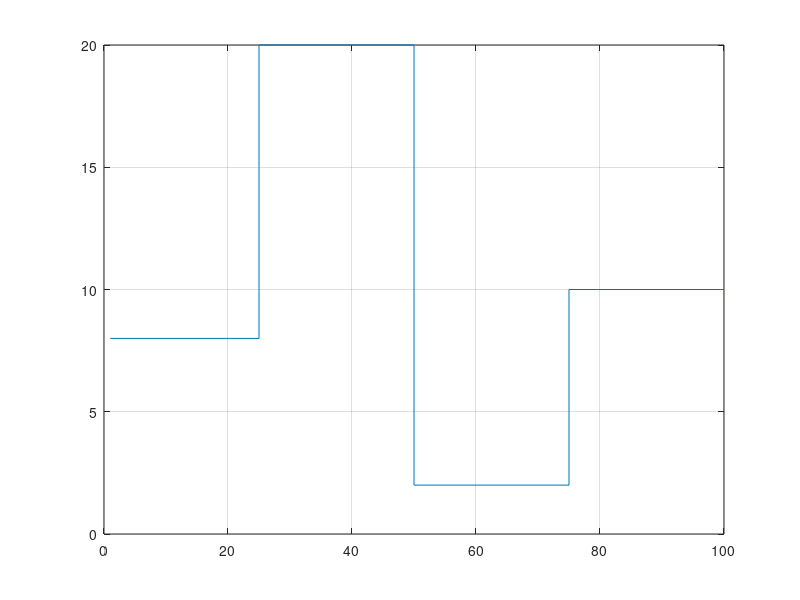

The MATLAB source for this figure: (Note: this script raises an error after producing the figure.)
%%%%%%%%%%%%%%%%%%%%%%%%%%%%%%%%%%%%%%%%%%%%%%%%%%%%%%%%%%%%%%%%%%
%
% Name: multiple_step_increasing_neurons
% 
% Objective:
%
% Input/Output Parameters:
%
% Obs: This matlab routine will generate random data with multiple-step
% distribution and subsequently train a Self-Organizing Map 
% and generate plots of SOM outputs vs increasing neurons
%
% V1.0 - Moreira Bastos, Jun 2021
%%%%%%%%%%%%%%%%%%%%%%%%%%%%%%%%%%%%%%%%%%%%%%%%%%%%%%%%%%%%%%%%%

    % Initialize all variables %
z1=200;
z2=500;
z3=50;
z4=250;

bins=100;
neurons=1000;
initialradius=neurons/5;
finalradius=0;
limite1=25;
limite2=50;
limite3=75;
limite4=100;

    
    for i=1:2000
%% Generate the data
neurons=i;
epochs=500;

randomdata1=rand(z1,1)*limite1; %Generate data in the first zone

randomdata2=(rand(z2,1)*25+limite1); %Generate data in the second zone

randomdata3=(rand(z3,1)*25+limite2); %Generate data in the third zone

randomdata4=(rand(z4,1)*25+limite3); %Generate data in the fourth zone

dados=[randomdata1;randomdata2;randomdata3;randomdata4]; %Put all data in one matrix

qtd=zeros(bins,1); %initialize a variable to store the quantity of data in each bin

for x=1:length(dados)
    qtd(ceil(dados(x))) = qtd(ceil(dados(x)))+1;
end

dens=[z1/25 z2/25 z3/25 z4/25]; % copy the density of input data in each bin to a variable
verticd=[z1/25 z1/25 z2/25 z2/25 z3/25 z3/25 z4/25 z4/25];
horizd=[1 25 25 50 50 75 75 100];
plot(horizd,verticd); %PLOT the density values in each zone
grid on, hold on;

%% TRAINING THE SOM %  

%sMap = som_randinit(dados,'munits',neuronios); %Initialize randomly the SOM Map
sMap = som_lininit(dados,'munits',neurons,'shape','toroid'); % %Initialize linearly the SOM Map

sMap2= som_batchtrain(sMap,dados,'radius_ini',initialradius,'radius_fin',finalradius,'trainlen',epochs,'shape','toroid'); %TRAINING THE SOM

SOM_data= sMap2.codebook; %Copy the neurons to SOM_data

qtdn=zeros(bins,1); %initialize a variable to store the quantity of neurons in each bin

for x=1:length(sMap2.codebook)
    argument=ceil(SOM_data(x));
    if argument==0
        argument=1; %A condition to avoid the error when argument equals zero
    end
    qtdn(argument) = qtdn(argument)+1;    
end

densn=[sum(qtdn(1:25))/25 sum(qtdn(26:50))/25 sum(qtdn(51:75))/25 sum(qtdn(76:100))/25];
verticn=[sum(qtdn(1:25))/25 sum(qtdn(1:25))/25 sum(qtdn(26:50))/25 sum(qtdn(26:50))/25 sum(qtdn(51:75))/25 sum(qtdn(51:75))/25 sum(qtdn(76:100))/25 sum(qtdn(76:100))/25];
horizn=[1 25 25 50 50 75 75 100];
plot(horizn,verticn);

save(sprintf('increasing_neurons%d',i));

end


